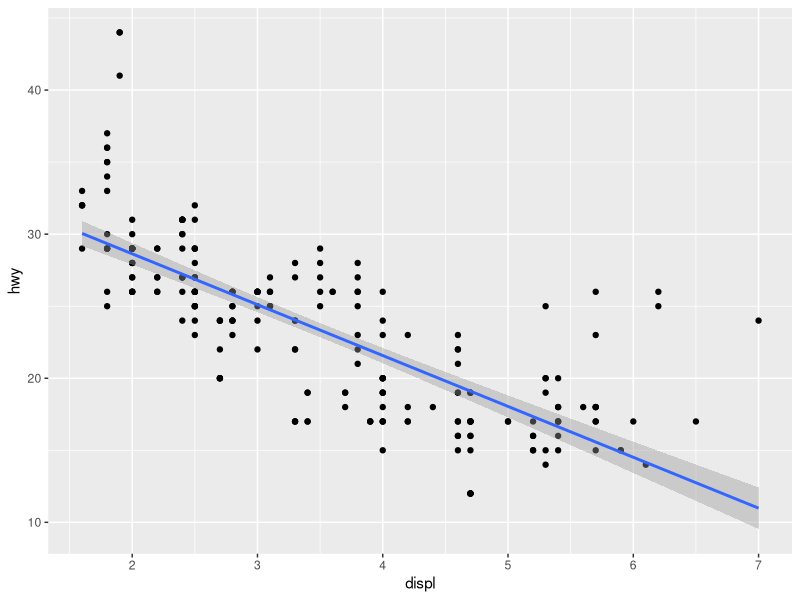
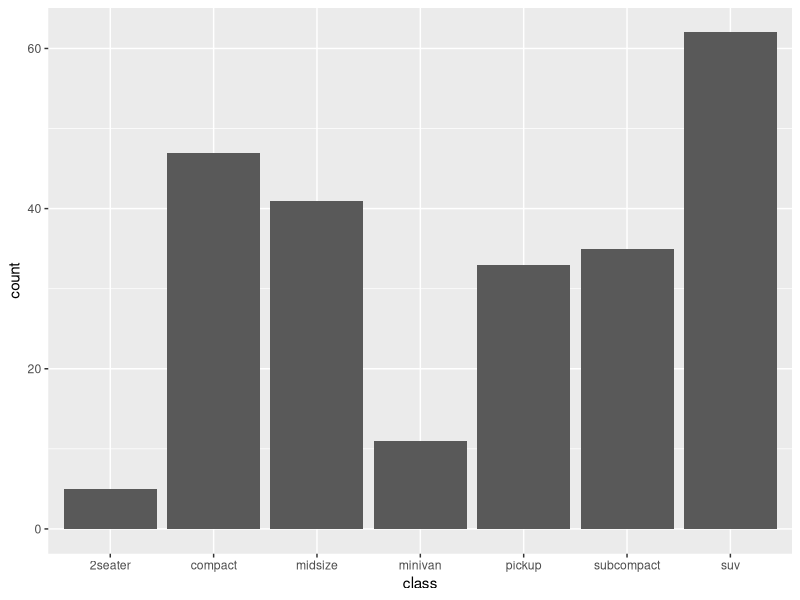
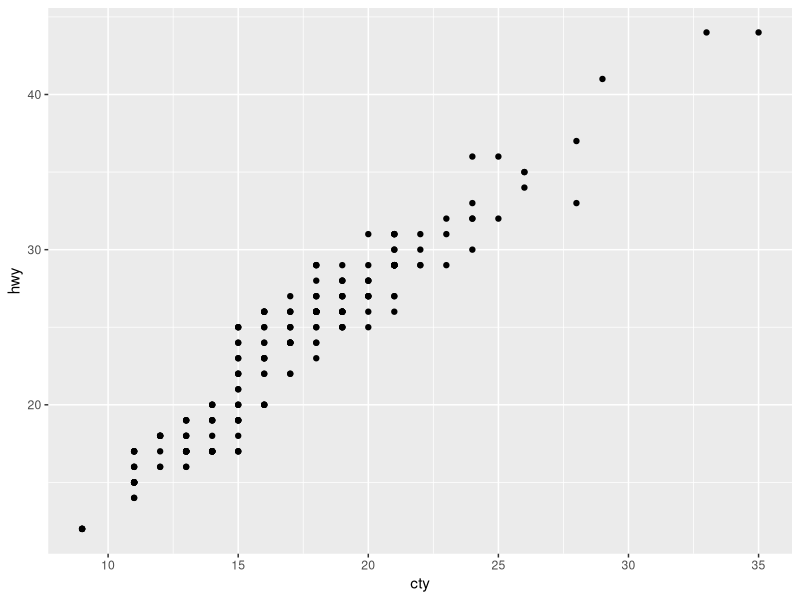
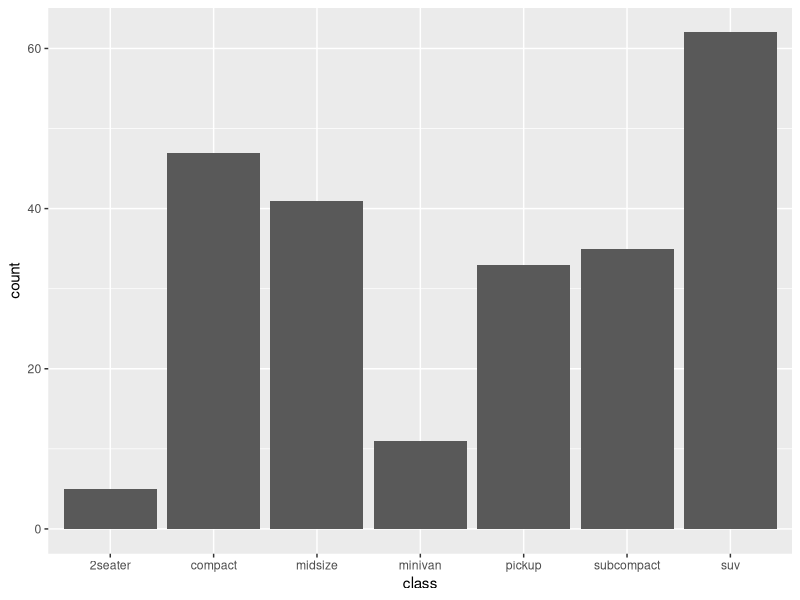

Source code (R) for these figures, in order:
#####################################
###                               ###
###         Capítulo 2            ###
###     Flujo de trabajo:         ### 
###     Conceptos básicos         ###
###                               ###
#####################################

1 / 200 * 30 # produce:[1] 0.15
(59 + 73 + 2) / 3 # produce: [1] 44.66667
sin(pi / 2) # produce: 1

x <- 3 * 4
x # produce: 12

primes <- c(2, 3, 5, 7, 11, 13)
primes * 2 # produce: [1]  4  6 10 14 22 26
primes - 1 # produce: [1]  1  2  4  6 10 12

# Create vector of primes
primes <- c(2, 3, 5, 7, 11, 13)
# Multiply primes by 2
primes * 2 # produce: [1]  4  6 10 14 22 26

# Los nombres de los objetos deben empezar con una letra y solo 
# pueden contener letras, números, _y ..
# Por ejemplo: 
#i_use_snake_case
#otherPeopleUseCamelCase
#some.people.use.periods
#And_aFew.People_RENOUNCEconvention

x # produce: 12
this_is_a_really_long_name <- 2.5
this_is_a_really_long_name # produce: 2.5

r_rocks <- 2^3
#r_rock # produce : error
#R_rocks # prooduce: error
r_rocks # produce: 8

seq(from = 1, to = 10) # produce:
#[1]  1  2  3  4  5  6  7  8  9 10
seq(1, 10)# produce:
#[1]  1  2  3  4  5  6  7  8  9 10

x <- "hello world"

########################
###
### 2.5 Ejercicios
###
########################

# 1. ¿Por qué no funciona este código?
#my_variable <- 10
#my_varıable 
#> Error: object 'my_varıable' not found
# Porque my_variable no es igual my_varıable

# 2. Modifique cada uno de los siguientes comandos R para que se 
# ejecuten correctamente:

#libary(todyverse)
#
#ggplot(dTA = mpg) + 
#  geom_point(maping = aes(x = displ y = hwy)) +
#  geom_smooth(method = "lm)
# Corrección
library(tidyverse)
#ggplot(data = mpg) +
#  geom_point(mapping = aes(x = displ, y = hwy)) +
#  geom_smooth(method = "lm") # mi solución: incorrecta
# La solución correcta:
ggplot(mpg, aes(x = displ, y = hwy)) + 
  geom_point() +
  geom_smooth(method = "lm")

# 3. Press Option + Shift + K / Alt + Shift + K. What happens? How 
# can you get to the same place using the menus?
# Alt + Shift + K : Muestra los atajados de teclado. Lo mismo se puede
# acceder yendo a la pestaña Help y dando click en keyboard shortcuts

# 4. Repasemos un ejercicio de la Sección 1.6 . Ejecute las siguientes 
# líneas de código. ¿Cuál de los dos gráficos se guarda como 
# mpg-plot.png? ¿Por qué?

my_bar_plot <- ggplot(mpg, aes(x = class)) +
  geom_bar()
my_scatter_plot <- ggplot(mpg, aes(x = cty, y = hwy)) +
  geom_point()
ggsave(filename = "mpg-plot.png", plot = my_bar_plot)

my_bar_plot
my_scatter_plot

# Se guarda el gráfico de barras porque es el que corresponde a 
# my_bar_plot
